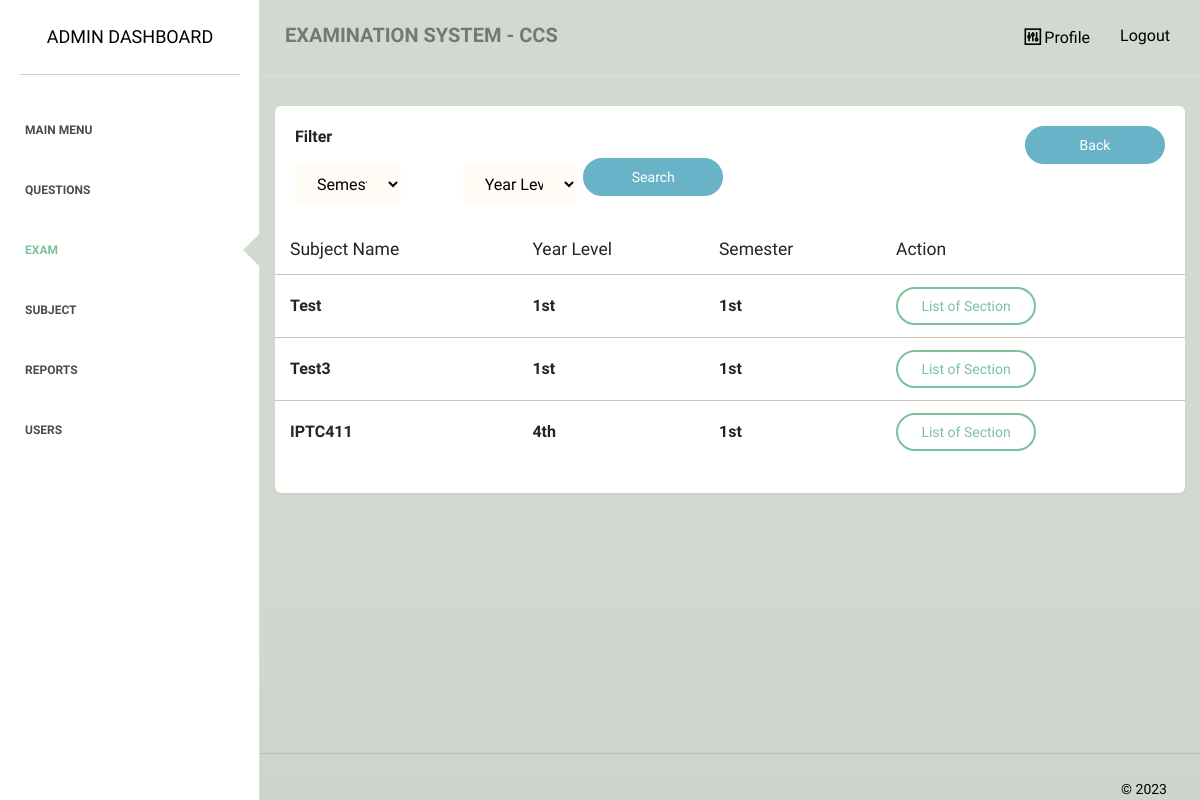
Page /admin/exams/list.php on the earlier database version.
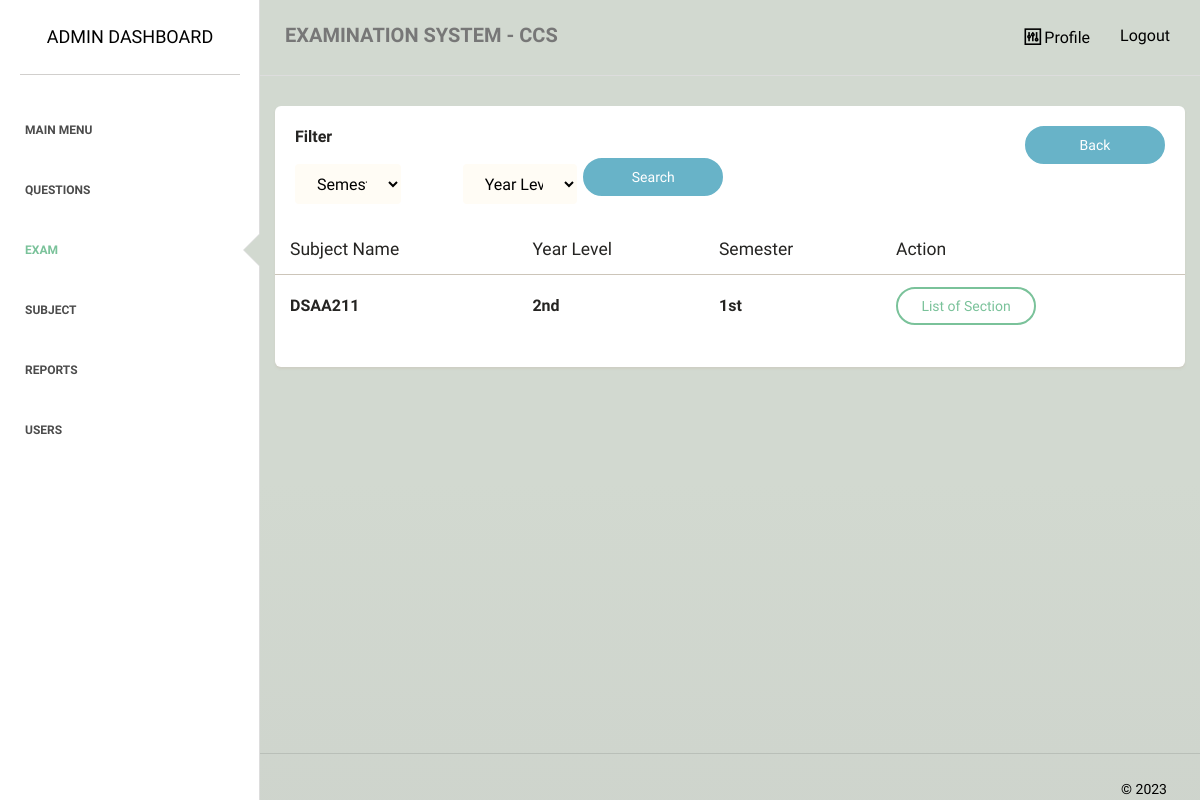
Same page on the later database version.
### tables this page shows
CREATE TABLE `subject` (
  `subject_id` int(255) NOT NULL,
  `subject_name` varchar(255) NOT NULL,
  `num_of_student` varchar(255) NOT NULL,
  `rnd_id` varchar(255) NOT NULL,
  `list_of_student` varchar(2000) NOT NULL,
  `semester` varchar(5) NOT NULL,
  `yearlevel` varchar(5) NOT NULL
);

### admin/exams/list.php (the view, shortened to what the changed rows need)
<?php
require_once "../../dbconnect.php";
$search1 = $_GET['search1'] ?? '';
$search2 = $_GET['search2'] ?? '';
if ($search1 && $search2) {
    $statement = $pdo->prepare('SELECT s.*, (select count(*) from enrolled_student e where e.subject_id = s.rnd_id) as number_of_stud,
    (select count(*) from prof_subjects p where p.subject_id = s.rnd_id) as number_of_prof FROM subject s WHERE semester like :semester and yearlevel like :yearlevel');
    $statement->bindValue(':semester', "%$search1%");
    $statement->bindValue(':yearlevel', "%$search2%");
} else {
    $statement = $pdo->prepare('SELECT s.*, (select count(*) from enrolled_student e where e.subject_id = s.rnd_id) as number_of_stud,
    (select count(*) from prof_subjects p where p.subject_id = s.rnd_id) as number_of_prof FROM subject s');
}
$statement->execute();
$procdata = $statement->fetchAll(PDO::FETCH_ASSOC);
?>
<!doctype html>
<html lang="en">
<head>
    <link href="../../assets/css/main.css" rel="stylesheet" />
    <link href="../../assets/css/animate.css" rel="stylesheet"/>
    <link href="../../assets/css/paper-dashboard.css" rel="stylesheet"/>
    <link href="../../assets/css/demo.css" rel="stylesheet" />
    <link href="http://maxcdn.bootstrapcdn.com/font-awesome/latest/css/font-awesome.min.css" rel="stylesheet">
    <link href="../../assets/css/themify-icons.css" rel="stylesheet">
</head>
<body>
<div class="wrapper">
    <div class="main-panel">
        <div class="content">
            <div class="container-fluid">
                <div class="row">
                    <div class="">
                        <div class="card ">
                            <div class="content table-responsive table-full-width">
                                <table class="table">
                                    <thead>
                                    	<th>Subject Name</th>
                                    	<th>Year Level</th>
                                    	<th>Semester</th>
                                    	<th>Action</th>
                                    </thead>
                                    <tbody>
                                        <?php foreach ($procdata as $i => $item): ?>
                                        <tr>
                                        	<td style="font-size:medium;"><b><?php echo $item['subject_name']; ?></b></td>
                                        	<td style="font-size:medium;"><b><?php echo $item['yearlevel']; ?></b></td>
                                        	<td style="font-size:medium;"><b><?php echo $item['semester']; ?></b></td>
                                            <td style="text-align:left;">
                                                <a href="section.php?id=<?php echo $item['rnd_id']; ?>" class="btn btn-success btn-wd">List of Section</a>
                                            </td>
                                        </tr>
                                        <?php endforeach;?>
                                    </tbody>
                                </table>
                            </div>
                        </div>
                    </div>
                </div>
            </div>
        </div>
    </div>
</div>
</body>
</html>

Differences in the rows shown:
removed subject: subject_name "Test", yearlevel "1st", semester "1st"
removed subject: subject_name "Test3", yearlevel "1st", semester "1st"
removed subject: subject_name "IPTC411", yearlevel "4th", semester "1st"
added subject: subject_name "DSAA211", yearlevel "2nd", semester "1st"
